Frame 1 (no input): blank canvas, image omitted
Frame 60 (the mouse pressed at the canvas centre just before this capture): blank canvas, image omitted
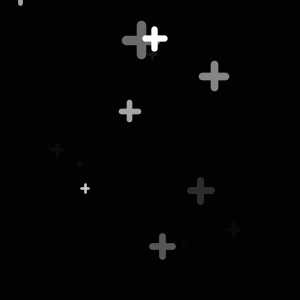
Frame 120 (the mouse held since frame 60 and released just before this capture)

The Processing sketch whose frames 1 and 60 were blank and that drew this single picture after the mouse press (run headless with seeded random() and noise(); from frame 60 on, the mouse is pressed at the canvas centre):

// Processing sketch: processing_73753
// ── processing_73753.pde

//#Fading Crosses sketch
//#Copyright, 2012, Arcc.cc

//This program is free software: you can redistribute it and/or modify
//it under the terms of the GNU General Public License as published by
//the Free Software Foundation, either version 3 of the License, or
//(at your option) any later version.

//This program is distributed in the hope that it will be useful,
//but WITHOUT ANY WARRANTY; without even the implied warranty of
//MERCHANTABILITY or FITNESS FOR A PARTICULAR PURPOSE.  See the
//GNU General Public License for more details.

//For a copy of the GPLv3 see <http://www.gnu.org/licenses/gpl.txt>.

//#setting height 
float halfWidth;
float halfHeight;
boolean started = false;
void setup()
{
  size(300,300);
  halfWidth = width/2;
  halfHeight = height/2;
}


void draw()
{
  //#define variables for and randomise the frame rate
  float fr;
  fr = random(6,50);
  frameRate(fr);
  
  //#translate to the centre and turn on smoothing
  translate(halfWidth,halfHeight);
  smooth();
  
  //#define and randomise variables
  float st1 = random(30);
  float st2 = random(30);
  float st3 = random(30);
  float x1 = random(-halfWidth/1.2,halfWidth/1.2);
  float y1 = random(-halfHeight/1.2,halfHeight/1.2);
  float x2 = random(-halfWidth/1.2,halfWidth/1.2);
  float y2 = random(-halfHeight/1.2,halfHeight/1.2);
  
  //#Draw a semi-opaque rectangle thats edges are just out of bounds so that the crosses fade
  for (int p=0; p<1; p++)
  {
    rect(-halfWidth-25,-halfHeight-25,width+50,height+50);
    fill(0,50);
  }
  
  //#Follow the mouse...
  //translate(mouseX-halfWidth,mouseY-halfHeight);
  
  //#if statement for click to start
  if(started==true)
  {
    //#probability code for first cross
    if(random(100)>70)
    {
      cross(x1,y1,st1 ,st1/3);
    }
      
    //#probability code for second cross
    if(random(100)<30)
    {
      cross(x2,y2,st2 ,st2/3);    
    }
  }
}

//#function for starting
void mousePressed()
{
  if (started==false)
  {
   background(0);
   started = true;
  }
  else
  {
    started = false;
  }
}
//#function for drawing crosses
void cross(float crossX, float crossY, float crossSize, float crossWidth)
{
  translate(crossX, crossY);
  strokeWeight(crossWidth);
  stroke(255);
  line(crossSize,crossSize,crossSize,crossSize-crossSize);
  line(crossSize/2,crossSize/2,crossSize*1.5,crossSize/2);
}
